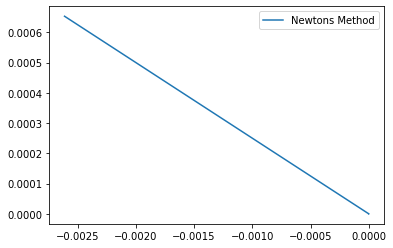

Python code for this plot:

"""
Created on Tue Oct 20 01:22:19 2020

@author: pournasengupta


used http://hplgit.github.io/Programming-for-Computations/pub/p4c/._p4c-solarized-Python031.html 
https://en.wikibooks.org/wiki/Python_Programming/Basic_Math
to help write code 
"""
import sys
import math
import numpy
import matplotlib.pyplot as plt


"Define Newton's Method Function"
"f = intial function f(x) = 0"
"df = derivative of f(x) f'(x)"
"p0 = given initial approximation p_0"
"tol = tolerance -> stopping criteria for |f(x) < tol|"
"n = max number of iterations of newton's method n "
def newtonsMethod(f, df, p0, tol, n):
    
    "create empty arrays to store values"
    astore = []
    bstore = []
    
    "new variable fx to represent f(x) at each iteration of p"
    "f(p0) = f(p_0) initial approximation value"
    "set f(x) = f(p_0)"
    fx = f(p0)
        
    "new variable i iteration counter"
    i = 0
 
    
    "RUN NEWTON'S METHOD FOR N ITERATIONS" 
    "while loop with 2 conditions"
    "|fNorm| > tol and i < n"
    "fNorm must be greater than the tolerance"
    "iteration must be less than max iterations"
    while abs(fx) > tol and i < n: 
        "solve p_i = p_o - (f(p_0)/f'(p_0))"
        "set p_i as new value"
        "p0 = p0 - float(fx)/df(p0)"
        
        try: 
            p0 = p0 - float(fx)/(df(p0))
        except ZeroDivisionError: 
            print("Zero Derivative for x = %f", p0)
            sys.exit("Solution not found")
        
        "update value of fx"
        "fx = f(p_0)"
        fx = f(p0)
        
        "append values to arrays"
        astore.append(p0)
        bstore.append(fx)
        
        "update iterator"
        i +=1
        
        
    if abs(fx) > tol: 
        "update iterator if solution is found"
        "or max number of iterations reached"
        i = -1
    
    return p0, i, astore, bstore
            
def f(p0):
    return (1)/(1 + math.exp(p0)) - 1/2

def df(p0): 
    return -(math.exp(p0))/(1 + math.exp(p0))**2

solution, zeroI, avalues, bvalues = newtonsMethod(f, df, p0 = 0.25, tol=1.0e-14, n=100)

"if the solution is found"
if zeroI > 0: 
    print ("Number of iterations: %d" % (1+2*zeroI))
    print ("Solution: %f" %(solution))
else: 
    print("Solution not found")
    
    

a = numpy.array([i for i in avalues])
b = numpy.array(bvalues)

fig = plt.figure()
plt.plot(a, b, label = 'Newtons Method')
plt.legend()

def f1(x): 
    return numpy.int((1)/(1 + math.exp(x)) - 1/2)

def derive(x): 
    h = 0.000000001
    return (f1(x+h) - f1(x)/h)

def tanLine(): 
    x = numpy.linspace(-5, 5, 100)
    y = x**2 + 2; 
    plt.plot(x, y, 'b-', 'LineWidth', 2);
    plt.grid(True)


    
    xTangent = -4.5;
   
    slope = 2 * xTangent;
    
    yTangent = xTangent**2 + 2;  

    plt.plot(xTangent, yTangent, 'r*', 'LineWidth', 2, 'MarkerSize', 10);
   
    yTangentLine = slope * (x - xTangent) + yTangent;
    plt.plot(x, yTangentLine, 'b-', 'LineWidth', 2);

    
    
    
    
    
